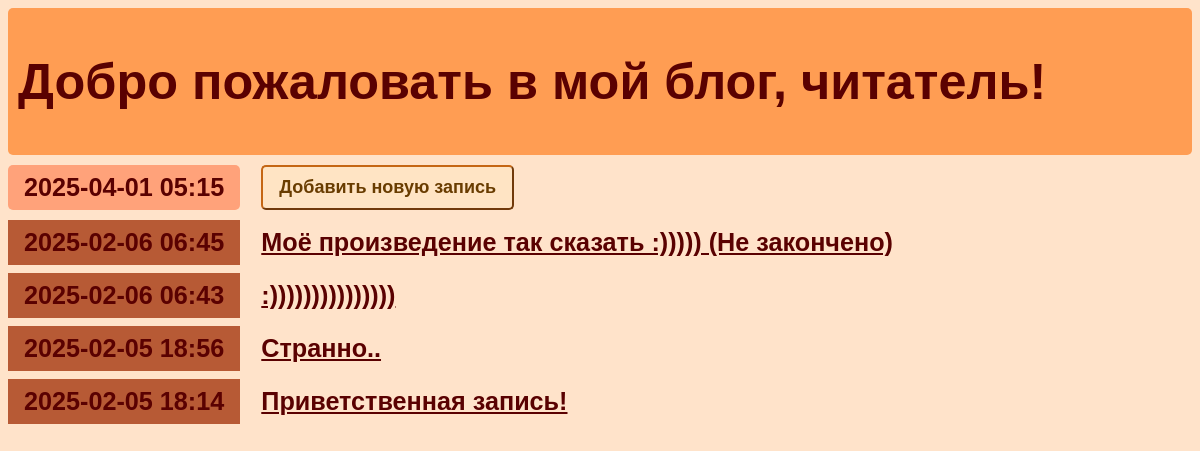
The page / on the database its author committed.
### entries/models.py (models this page shows, shortened)
class Entry(models.Model):
   title = models.CharField(max_length=200)
   content = models.TextField()
   date_created = models.DateTimeField(default=timezone.now)
   class Meta:
       verbose_name_plural = "Entries"

### entries/views.py (the view)
class EntryListView(ListView):
   model = Entry
   queryset = Entry.objects.all().order_by("-date_created")

### entries/templates/entries/entry_list.html
{% extends "entries/base.html" %}
{% block content %}
    <article>
        <h2 class="mark">{% now "Y-m-d H:i" %}</em></h2>
        <a href="{% url 'entry-create' %}"><button>Добавить новую запись</button></a>
    </article>
   {% for entry in entry_list %}
       <article>
           <h2 class="{{ entry.date_created|date:'l' }}">
               {{ entry.date_created|date:'Y-m-d H:i' }}
           </h2>
           <h3>
               <a href="{% url 'entry-detail' entry.id %}">
                   {{ entry.title }}
               </a>
           </h3>
       </article>
   {% endfor %}
{% endblock %}

### entries/static/css/diary_blog.css (style rules this page uses)
* { display: flexbox; box-sizing: border-box; }
body { background-color: #ffe3ca; color: rgb(90, 1, 1); font-family: sans-serif; font-size: 18px; }
a { color: inherit; }
h2, h3 { font-size: 1.4em; margin: 0; display: inline-block; padding: 0.5rem 1rem; vertical-align: top; }
h2 { background-color: rgb(183, 90, 53); }
.mark { background-color: rgb(255, 162, 122); border-radius: 5px; }
article { margin-bottom: 0.5rem; }
button, textarea, input { font-size: inherit; min-height: 2.5em; padding: 0 1rem; }
button, input[type="submit"] { margin: 0 1rem 2px 1rem; cursor: pointer; font-weight: bold; min-width: 8rem; background-color: bisque; box-shadow: #c56614; color: rgb(105, 60, 0); border-color: #c56614; border-radius: 5px; }

### rows shown on the page
Entry: date_created "2025-02-06 06:45", title "Моё произведение так сказать :))))) (Не закончено)"
Entry: date_created "2025-02-06 06:43", title ":)))))))))))))))"
Entry: date_created "2025-02-05 18:56", title "Странно.."
Entry: date_created "2025-02-05 18:14", title "Приветственная запись!"
